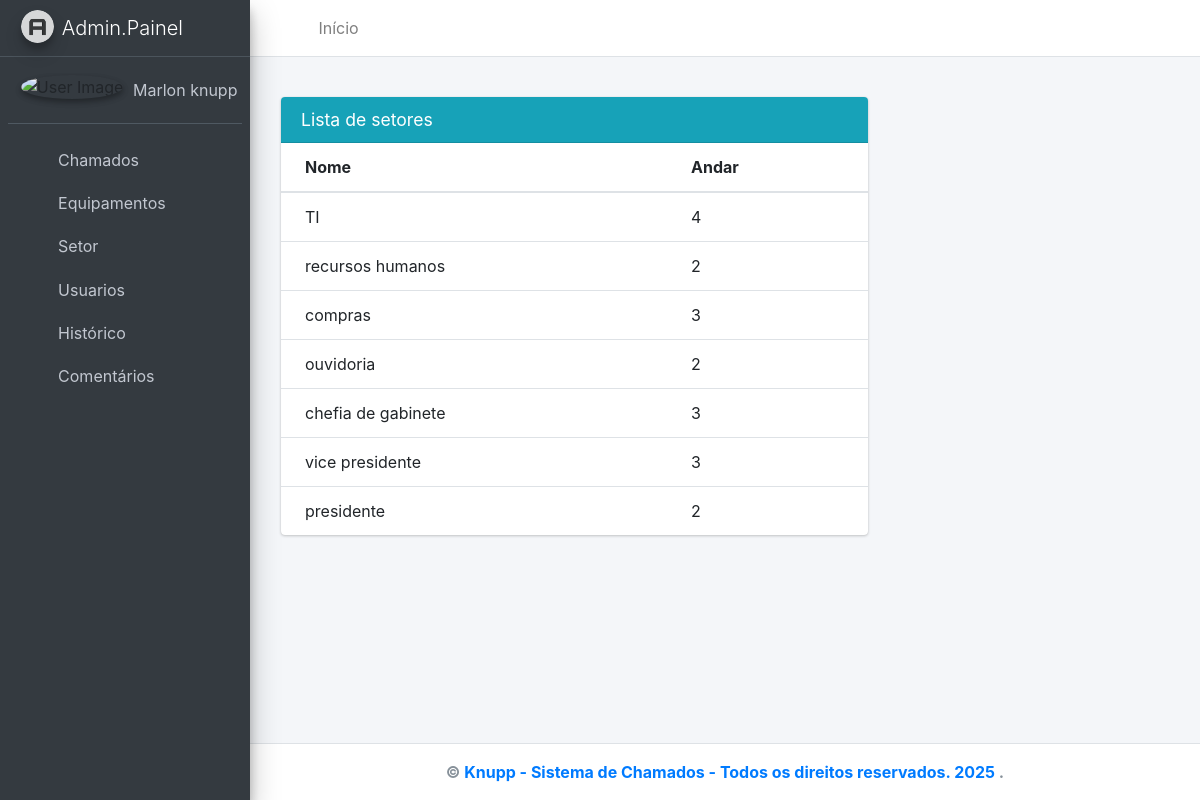
Page /setor/lista/ on the committed database.
### setor/models.py (models this page shows, shortened)
class Setor(models.Model):
    nome = models.CharField(max_length=50)
    andar = models.CharField(max_length=40)

### setor/views.py (the view)
# urls.py: path('lista/', views.lista_setor, name='lista_setor'),
def lista_setor(request):
    setors = Setor.objects.all()
    return render(request, 'setor/lista.html', {'setors': setors})

### setor/templates/setor/lista.html
{% extends 'base.html' %}
{% load static %}
{% load crispy_forms_tags %}
{% block content %}
<div class="container mt-4">
        <div class="col-md-8">
            <div class="card">
                <div class="card-header bg-info">
                    <h3 class="card-title">Lista de setores</h3>
                </div>
                <div class="card-body table-responsive p-0" style="max-height: 400px;">
                    <table class="table table-hover text-nowrap">
                        <thead>
                            <tr>
                                <th>Nome</th>
                                <th>Andar</th>
                            </tr>
                        </thead>
                        <tbody>
                            {% for setor in setors %}
                            <tr>
                                <td>{{ setor.nome }}</td>
                                <td>{{ setor.andar }}</td>
                            </tr>
                            {% empty %}
                            <tr>
                                <td colspan="5">Nenhum setor cadastrado.</td>
                            </tr>
                            {% endfor %}
                        </tbody>
                    </table>
                </div>
            </div>
        </div>
    </div>
{% endblock %}

### rows in the picture
Setor: nome "TI", andar "4"
Setor: nome "recursos humanos", andar "2"
Setor: nome "compras", andar "3"
Setor: nome "ouvidoria", andar "2"
Setor: nome "chefia de gabinete", andar "3"
Setor: nome "vice presidente", andar "3"
Setor: nome "presidente", andar "2"
